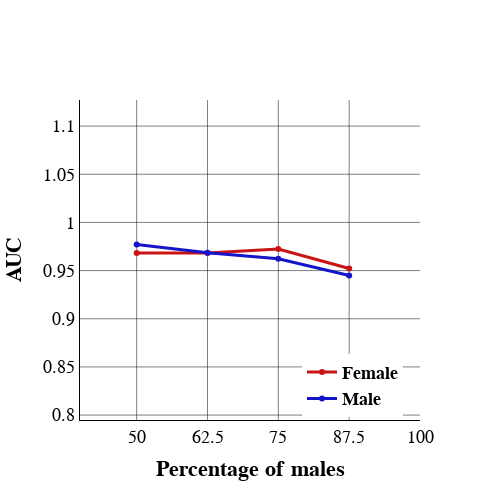

The notebook cell this image was saved under:
### Code cell
c_grid = 'rgba(5, 5, 5, 0.5)'
male1_sample=male1.sample(12128, random_state=43)
female1_sample=female1.sample(12128, random_state=43)
male1_sample=male1_sample.sample(int(0.5*len(male1_sample)), random_state=43)
female1_sample=female1_sample.sample(int(0.5*len(female1_sample)), random_state=43)
data=pd.concat([male1_sample, female1_sample])
X_sample=data.drop(['UDPYOPI_1 - Yes'], axis=1)
y_sample=data['UDPYOPI_1 - Yes']
class_weights_sample = compute_class_weight(
                                        class_weight = "balanced",
                                        classes = np.unique(y_sample),
                                        y = y_sample                                                   
                                    )
sklearn_weights = dict(enumerate(class_weights_sample))
logit_50_gender = LogisticRegression(max_iter=50000, class_weight=sklearn_weights)
logit_model_50=logit_50_gender.fit(X_sample, y_sample)

male1_sample=male1.sample(12128, random_state=43)
female1_sample=female1.sample(12128, random_state=43)
male1_sample=male1_sample.sample(int(0.625*len(male1_sample)), random_state=43)
female1_sample=female1_sample.sample(int(0.375*len(female1_sample)), random_state=43)
data=pd.concat([male1_sample, female1_sample])
X_sample=data.drop(['UDPYOPI_1 - Yes'], axis=1)
y_sample=data['UDPYOPI_1 - Yes']
class_weights_sample = compute_class_weight(
                                        class_weight = "balanced",
                                        classes = np.unique(y_sample),
                                        y = y_sample                                                   
                                    )
sklearn_weights = dict(enumerate(class_weights_sample))
logit_625_gender = LogisticRegression(max_iter=50000, class_weight=sklearn_weights)
logit_model_625=logit_625_gender.fit(X_sample, y_sample)

male1_sample=male1.sample(12128, random_state=43)
female1_sample=female1.sample(12128, random_state=43)
male1_sample=male1_sample.sample(int(0.75*len(male1_sample)), random_state=43)
female1_sample=female1_sample.sample(int(0.25*len(female1_sample)), random_state=43)
data=pd.concat([male1_sample, female1_sample])
X_sample=data.drop(['UDPYOPI_1 - Yes'], axis=1)
y_sample=data['UDPYOPI_1 - Yes']
class_weights_sample = compute_class_weight(
                                        class_weight = "balanced",
                                        classes = np.unique(y_sample),
                                        y = y_sample                                                   
                                    )
sklearn_weights = dict(enumerate(class_weights_sample))
logit_75_gender = LogisticRegression(max_iter=50000, class_weight=sklearn_weights)
logit_model_75=logit_75_gender.fit(X_sample, y_sample)

male1_sample=male1.sample(12128, random_state=43)
female1_sample=female1.sample(12128, random_state=43)
male1_sample=male1_sample.sample(int(0.875*len(male1_sample)), random_state=43)
female1_sample=female1_sample.sample(int(0.125*len(female1_sample)), random_state=43)
data=pd.concat([male1_sample, female1_sample])
X_sample=data.drop(['UDPYOPI_1 - Yes'], axis=1)
y_sample=data['UDPYOPI_1 - Yes']
class_weights_sample = compute_class_weight(
                                        class_weight = "balanced",
                                        classes = np.unique(y_sample),
                                        y = y_sample                                                   
                                    )
sklearn_weights = dict(enumerate(class_weights_sample))
logit_875_gender = LogisticRegression(max_iter=50000, class_weight=sklearn_weights)
logit_model_875=logit_875_gender.fit(X_sample, y_sample)


prob1_50_lr=logit_model_50.predict_proba(male_predictors_test)
prob2_50_lr=logit_model_50.predict_proba(female_predictors_test)
prob1_625_lr=logit_model_625.predict_proba(male_predictors_test)
prob2_625_lr=logit_model_625.predict_proba(female_predictors_test)
prob1_75_lr=logit_model_75.predict_proba(male_predictors_test)
prob2_75_lr=logit_model_75.predict_proba(female_predictors_test)
prob1_875_lr=logit_model_875.predict_proba(male_predictors_test)
prob2_875_lr=logit_model_875.predict_proba(female_predictors_test)

# x axis values
x = [50, 62.5, 75, 87.5]
# corresponding y axis values
y = [roc_auc_score(female_target_test, [item[1] for item in prob2_50_lr]),roc_auc_score(female_target_test, [item[1] for item in prob2_625_lr]), 
     roc_auc_score(female_target_test, [item[1] for item in prob2_75_lr]),roc_auc_score(female_target_test, [item[1] for item in prob2_875_lr])]
z = [roc_auc_score(male_target_test, [item[1] for item in prob1_50_lr]),roc_auc_score(male_target_test, [item[1] for item in prob1_625_lr]), 
     roc_auc_score(male_target_test, [item[1] for item in prob1_75_lr]),roc_auc_score(male_target_test, [item[1] for item in prob1_875_lr])] 
c_line_main1 = 'rgba(200, 20, 20, 1.0)'
c_line_main2 = 'rgba(20, 20, 200, 1)'
fig = go.Figure([

    go.Scatter(
        x          = x,
        y          = y,
        line       = dict(color=c_line_main1, width=3),
        hoverinfo  = "skip",
        showlegend = True,
        name       = '<b>Female</b>'),
    go.Scatter(
        x          = x,
        y          = z,
        line       = dict(color=c_line_main2, width=3),
        hoverinfo  = "skip",
        showlegend = True,
        name       = '<b>Male</b>')
    ])
fig.add_shape(
        type ='line', 
        line =dict(dash='dash'),
        x0=0, x1=1, y0=0, y1=1
    )
fig.update_layout(
        template    = 'plotly_white', 
        title_x     = 0.5,
        xaxis_title = "<b>Percentage of males</b>",
        yaxis_title = "<b>AUC</b>",
        width       = 500,
        height      = 500,
        legend      = dict(
            yanchor="bottom", 
            xanchor="right", 
            x=0.95,
            y=0.01,
        )
    )
fig.update_layout(
        font=dict(
        family="Times New Roman",
        size=18,  # Set the font size here
        color="Black"
        )
    )
fig.update_yaxes(
        range       = [min(min(y), min(z))-0.1, max(max(y), max(z))+0.1],
        gridcolor   = c_grid,
        scaleanchor = "x", 
        scaleratio  = 170,
        linecolor   = 'black')
fig.update_xaxes(
        range       = [40, 100],
        gridcolor   = c_grid,
        constrain   = 'domain',
        linecolor   = 'black',dtick=12.5)

### Figure 1 — Plotly figure (JSON) as saved in the notebook; plotly's stock layout.template omitted (floating-point values rounded to 4 significant figures)
{"data": [{"hoverinfo": "skip", "line": {"color": "rgba(200, 20, 20, 1.0)", "width": 3}, "name": "<b>Female</b>", "showlegend": true, "type": "scatter", "x": [50, 62.5, 75, 87.5], "y": [0.9684, 0.9682, 0.9725, 0.9522]}, {"hoverinfo": "skip", "line": {"color": "rgba(20, 20, 200, 1)", "width": 3}, "name": "<b>Male</b>", "showlegend": true, "type": "scatter", "x": [50, 62.5, 75, 87.5], "y": [0.977, 0.9685, 0.9624, 0.945]}], "layout": {"font": {"color": "Black", "family": "Times New Roman", "size": 18}, "height": 500, "legend": {"x": 0.95, "xanchor": "right", "y": 0.01, "yanchor": "bottom"}, "shapes": [{"line": {"dash": "dash"}, "type": "line", "x0": 0, "x1": 1, "y0": 0, "y1": 1}], "title": {"x": 0.5}, "width": 500, "xaxis": {"constrain": "domain", "dtick": 12.5, "gridcolor": "rgba(5, 5, 5, 0.5)", "linecolor": "black", "range": [40, 100], "title": {"text": "<b>Percentage of males</b>"}}, "yaxis": {"gridcolor": "rgba(5, 5, 5, 0.5)", "linecolor": "black", "range": [0.845, 1.077], "scaleanchor": "x", "scaleratio": 170, "title": {"text": "<b>AUC</b>"}}}}
